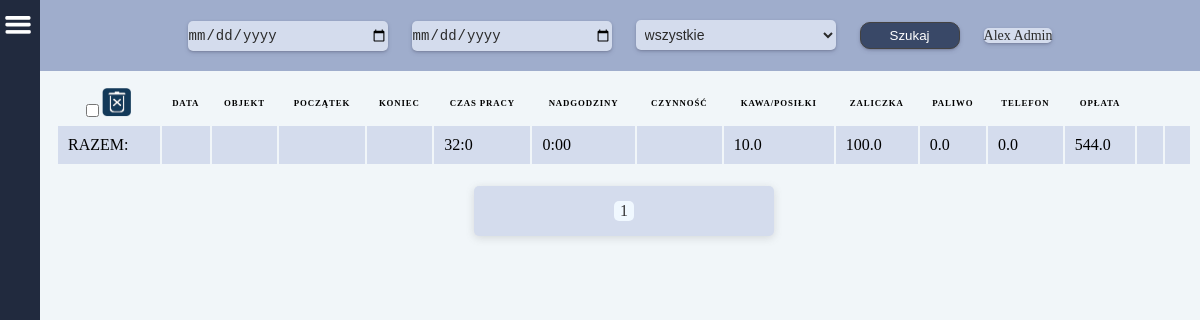
Before: /user_raport/1/ (signed in) with the older database file.
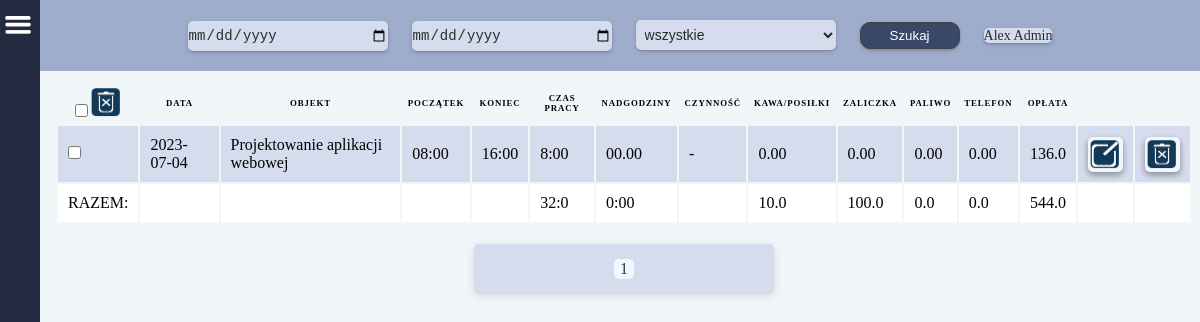
After: the same page with the newer database file.
### main/models.py (models this page shows, shortened)
class Work(models.Model):
    date = models.CharField(
        null=False,
        default='00-00-00',
        max_length=8,
        verbose_name='Data',
    )
    username = models.CharField(
        null=True,
        max_length=125,
        verbose_name='Imię użytkownika',
    )
    timestart = models.CharField(
        null=False,
        default='00:00',
        max_length=5,
        verbose_name='Początek',
    )
    timefinish = models.CharField(
        null=False,
        default='00:00',
        max_length=5,
        verbose_name='Koniec',
    )
    diff_time = models.CharField(
        null=True,
        default='00:00',
        max_length=5,
        verbose_name='Czas pracy',
    )
    over_time = models.CharField(
        null=True,
        default='00:00',
        max_length=5,
        verbose_name='Nadgodziny',
    )
    sum_time_sec = models.FloatField(
        null=True,
        default=0.00,
        verbose_name='Czas pracy razem',
    )
    sum_over_time_sec = models.CharField(
        null=True,
        default='00:00',
        max_length=5,
        verbose_name='Nadgodziny',
    )
    work_object = models.CharField(
        null=True,
        max_length=100,
        verbose_name='Miejsce pracy',
    )
    work_type = models.CharField(
        null=True,
        max_length=100,
        verbose_name='Czynność',
    )
    coffee_food = models.CharField(
        null=True,
        max_length=100,
        verbose_name='Kawa/Posiłki',
    )
    fuel = models.CharField(
        null=True,
        max_length=100,
        verbose_name='Paliwo',
    )
    prepayment = models.CharField(
        null=True,
        max_length=100,
        verbose_name='Zaliczka',
    )
    phone_costs = models.CharField(
        null=True,
        max_length=100,
        verbose_name='Telefon',
    )
    payment = models.CharField(
        null=True,
        default=0.00,
        max_length=100,
        verbose_name='Kwota',
    )
    payment_hour = models.FloatField(
        default=0,
        verbose_name='Stawka za godzinę',
    )
    user = models.ManyToManyField(
        CustomUser,
    )
    work_objects = models.ManyToManyField(
        'WorkObject'
    )

### main/views.py (the view, shortened to what this page needs)
# urls.py: path('user_raport/<user_pk>/', getUserRaport, name='user_raport'),
def getUserRaport(request, user_pk):
    user = CustomUser.objects.get(pk=user_pk)
    work_objects = WorkObject.objects.filter(user__id=user_pk)
    if request.user.is_superuser:
        works = Work.objects.prefetch_related('user').order_by('-date')
    else:
        works = Work.objects.filter(user=request.user).order_by('-date')
    total_coffee_food = Work.objects.filter(user__id=user_pk,).aggregate(total_coffee_food=Sum('coffee_food'))['total_coffee_food']
    total_fuel = Work.objects.filter(user__id=user_pk).aggregate(total_fuel=Sum('fuel'))['total_fuel']
    total_prepayment = Work.objects.filter(user__id=user_pk).aggregate(total_prepayment=Sum('prepayment'))['total_prepayment']
    total_phone_costs = Work.objects.filter(user__id=user_pk).aggregate(total_phone_costs=Sum('phone_costs'))['total_phone_costs']
    total_payment = Work.objects.filter(user__id=user_pk).aggregate(total_payment=Sum('payment'))['total_payment']
    total_sum_time_sec = Work.objects.filter(user__id=user_pk).aggregate(total_sum_time_sec=Sum('sum_time_sec'))['total_sum_time_sec']
    total_sum_over_time_sec = Work.objects.filter(user__id=user_pk).aggregate(total_sum_over_time_sec=Sum('sum_over_time_sec'))['total_sum_over_time_sec']
    if total_sum_time_sec:
        total_hours = total_sum_time_sec // 3600
        total_sec = total_sum_time_sec % 3600
        total_min = total_sec // 60
        total_work_time = f'{int(total_hours)}:{int(total_min)}'
    else:
        total_work_time = '0:00'
    if total_sum_over_time_sec:
        total_hours = total_sum_over_time_sec // 3600
        total_sec = total_sum_over_time_sec % 3600
        total_min = total_sec // 60
        if total_min < 10 or total_min == 0.0:
            total_work_over_time = f'{int(total_hours)}:0{int(total_min)}'
        else:
            total_work_over_time = f'{int(total_hours)}:{int(total_min)}'
    else:
        total_work_over_time = '0:00'
    paginator = Paginator(works, 35)
    page_number = request.GET.get('page')
    page_obj = paginator.get_page(page_number)
    context = {
        'user': user,
        'works': works,
        'work_objects': work_objects,
        'total_coffee_food': total_coffee_food,
        'total_fuel': total_fuel,
        'total_prepayment': total_prepayment,
        'total_phone_costs': total_phone_costs,
        'total_payment': total_payment,
        'total_work_time': total_work_time,
        'total_work_over_time': total_work_over_time,
        'page_obj': page_obj,
    }
    return render(request, 'user_raport.html', context)

### main/models.py (called while the page is built)
    def __str__(self):
        return str(self.id)

### main/templates/user_raport.html (shortened to what the changed rows need)
{% extends 'base.html' %}
{% load static %}
    {% block content %}
    <div class="page-container">
        <div class="container">
            <table>
                <form method="POST">
                <thead>
                    <tr>
                        <th>
                            <input type="checkbox" onclick="checkAll()">
                            <input type="image" src="{% static 'images/delete.png' %}" width="30" height="30">
                        </th>
                        <th>Data</th>
                        <th>Objekt</th>
                        <th>Początek</th>
                        <th>Koniec</th>
                        <th>Czas pracy</th>
                        <th>Nadgodziny</th>
                        <th>Czynność</th>
                        <th>Kawa/Posiłki</th>
                        <th>Zaliczka</th>
                        <th>Paliwo</th>
                        <th>Telefon</th>
                        <th>Opłata</th>
                    </tr>
                </thead>
                {% for work in page_obj %}
                    <tr>
                        <td>
                            <input id="check" type="checkbox" name="marked" value="{{ work.id }}" >
                        </td>
                        <td data-label="Data">{{work.date}}</td>
                        <td data-label="Objekt">{{work.work_object}}</td>
                        <td data-label="Początek">{{work.timestart}}</td>
                        <td data-label="Koniec">{{work.timefinish}}</td>
                        <td data-label="Czas pracy">{{work.diff_time}}</td>
                        <td data-label="Nadgodziny">{{work.over_time}}</td>
                        {% if work.work_type %}
                            <td class="odd" data-label="Czynność">{{work.work_type}}</td>
                        {% else %}
                            <td class="odd" data-label="Czynność"> - </td>
                        {% endif %}
                        <td data-label="Kawa/Posiłki">{{work.coffee_food}}</td>
                        <td data-label="Zaliczka">{{work.prepayment}}</td>
                        <td data-label="Paliwo">{{work.fuel}}</td>
                        <td data-label="Telefon">{{work.phone_costs}}</td>
                        <td data-label="Opłata">{{work.payment}}</td>
                        <td class="ch">
                            <a class="label_img" href="{% url 'update_user_work' work.pk %}" >
                                <img src="{% static 'images/edit.png' %}" width="30" height="30">
                            </a>
                        </td>
                        <td class="nch">
                            <a class="label_img" href="{% url 'deleteUserWorkQuastion' work.pk %}">
                                <img src="{% static 'images/delete.png' %}" width="30" height="30">
                            </a>
                        </td>
                    </tr>
                {% endfor %}
                    <tr>
                        <td data-label="RAZEM">RAZEM:</td>
                        <td></td>
                        <td></td>
                        <td></td>
                        <td></td>
                        <td data-label="Czas pracy">{{total_work_time}}</td>
                        <td data-label="Nadgodziny">{{total_work_over_time}}</td>
                        <td ></td>
                        <td data-label="Kawa/Posiłki">{{total_coffee_food}}</td>
                        <td data-label="Zaliczka">{{total_fuel}}</td>
                        <td data-label="Paliwo">{{total_prepayment}}</td>
                        <td data-label="Telefon">{{total_phone_costs}}</td>
                        <td data-label="Opłata">{{total_payment}}</td>
                        <td></td>
                        <td></td>
                    </tr>
                </form>
            </table>
        </div>
    </div>
    {% endblock %}

Changed rows visible on the page:
added Work: date "2023-07-04", work_object "Projektowanie aplikacji webowej", timestart "08:00", timefinish "16:00", diff_time "8:00", over_time "00.00", coffee_food "0.00", prepayment "0.00", fuel "0.00", phone_costs "0.00", payment "136.0"
